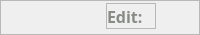
        <widget class="QFrame" name="bottomBarFrame">
         <property name="sizePolicy">
          <sizepolicy hsizetype="Expanding" vsizetype="Expanding">
           <horstretch>0</horstretch>
           <verstretch>0</verstretch>
          </sizepolicy>
         </property>
         <property name="minimumSize">
          <size>
           <width>0</width>
           <height>30</height>
          </size>
         </property>
         <property name="maximumSize">
          <size>
           <width>16777215</width>
           <height>35</height>
          </size>
         </property>
         <property name="styleSheet">
          <string notr="true"/>
         </property>
         <property name="frameShape">
          <enum>QFrame::StyledPanel</enum>
         </property>
         <property name="frameShadow">
          <enum>QFrame::Raised</enum>
         </property>
         <layout class="QHBoxLayout" name="horizontalLayout_12">
          <property name="spacing">
           <number>8</number>
          </property>
          <property name="leftMargin">
           <number>0</number>
          </property>
          <property name="topMargin">
           <number>2</number>
          </property>
          <property name="rightMargin">
           <number>0</number>
          </property>
          <property name="bottomMargin">
           <number>5</number>
          </property>
          <item>
           <spacer name="horizontalSpacer_13">
            <property name="orientation">
             <enum>Qt::Horizontal</enum>
            </property>
            <property name="sizeHint" stdset="0">
             <size>
              <width>40</width>
              <height>20</height>
             </size>
            </property>
           </spacer>
          </item>
          <item>
           <widget class="QFrame" name="editPageFrame">
            <property name="minimumSize">
             <size>
              <width>50</width>
              <height>0</height>
             </size>
            </property>
            <property name="frameShape">
             <enum>QFrame::StyledPanel</enum>
            </property>
            <property name="frameShadow">
             <enum>QFrame::Raised</enum>
            </property>
            <layout class="QHBoxLayout" name="horizontalLayout_7">
             <property name="spacing">
              <number>5</number>
             </property>
             <property name="leftMargin">
              <number>0</number>
             </property>
             <property name="topMargin">
              <number>0</number>
             </property>
             <property name="rightMargin">
              <number>0</number>
             </property>
             <property name="bottomMargin">
              <number>0</number>
             </property>
             <item>
              <widget class="QLabel" name="editSwitchLbl">
               <property name="font">
                <font>
                 <family>Gotham Rounded</family>
                 <pointsize>12</pointsize>
                 <weight>75</weight>
                 <italic>false</italic>
                 <bold>true</bold>
                </font>
               </property>
               <property name="styleSheet">
                <string notr="true">font: 75 bold 12pt &quot;Gotham Rounded&quot;;
color: rgb(136, 138, 133);</string>
               </property>
               <property name="text">
                <string>Edit:</string>
               </property>
              </widget>
             </item>
             <item>
              <widget class="Switch" name="editPageBtn" native="true"/>
             </item>
            </layout>
           </widget>
          </item>
          <item>
           <spacer name="horizontalSpacer_20">
            <property name="orientation">
             <enum>Qt::Horizontal</enum>
            </property>
            <property name="sizeType">
             <enum>QSizePolicy::Fixed</enum>
            </property>
            <property name="sizeHint" stdset="0">
             <size>
              <width>10</width>
              <height>20</height>
             </size>
            </property>
           </spacer>
          </item>
          <item>
           <widget class="QPushButton" name="notificationBtn">
            <property name="sizePolicy">
             <sizepolicy hsizetype="Fixed" vsizetype="Fixed">
              <horstretch>0</horstretch>
              <verstretch>0</verstretch>
             </sizepolicy>
            </property>
            <property name="maximumSize">
             <size>
              <width>25</width>
              <height>25</height>
             </size>
            </property>
            <property name="cursor">
             <cursorShape>PointingHandCursor</cursorShape>
            </property>
            <property name="text">
             <string/>
            </property>
            <property name="iconSize">
             <size>
              <width>25</width>
              <height>25</height>
             </size>
            </property>
            <property name="checkable">
             <bool>true</bool>
            </property>
            <property name="flat">
             <bool>true</bool>
            </property>
           </widget>
          </item>
         </layout>
        </widget>
